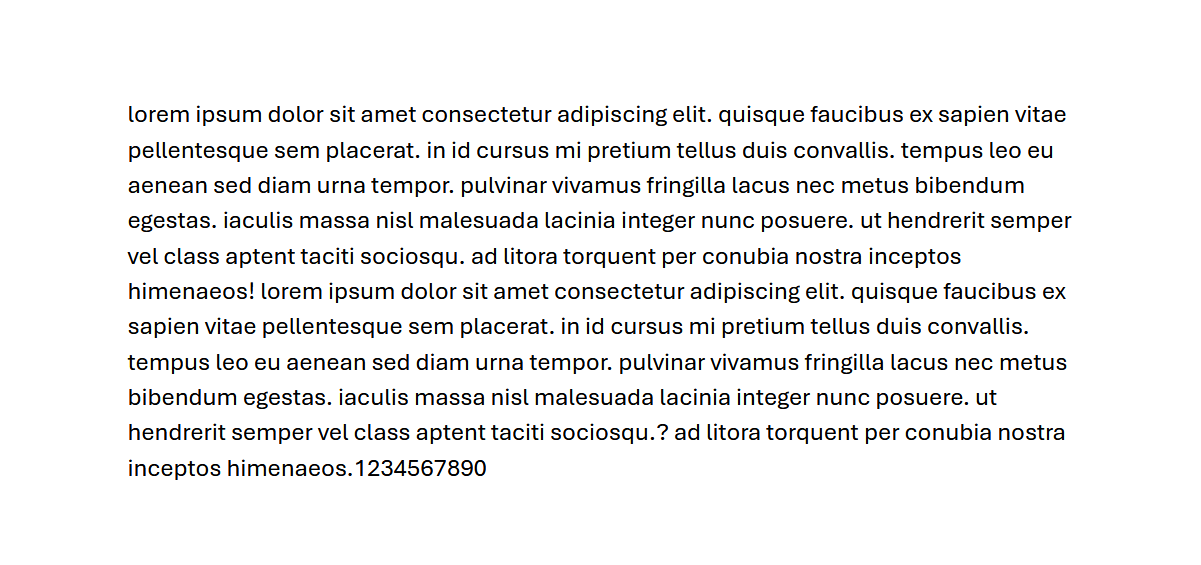
#> input picture lab10/images/lorem_ipsum.png, 1201 x 565 px
$ jupyter execute playground.ipynb
#> lines starting #> are read from the running program, lines starting #| are printed output that depends on the picture; after the words box and inside, x2 and y2 are one past the last pixel; in counts of white or black regions, pixels touching at a corner belong together
### lab10/image_processing.py
import imageio.v3 as iio
import numpy as np
import matplotlib.pyplot as plt
from skimage import feature
import skimage.transform as transform
import skimage.filters as filters

def gray(image: np.ndarray):
    shape = image.shape
    grey = np.zeros((shape[0], shape[1]))
    for i in range(shape[0]):
        for j in range(shape[1]):
            grey[i, j] = (0.3*image[i, j, 0] + 0.59*image[i, j, 1] + 0.11*image[i, j, 2])
    return grey

def flip(image: np.ndarray):
    return 255 - image

def polar2cartesian(radius, angle):
    return radius * np.array([np.cos(angle), np.sin(angle)])

# [20 lines left out: functions hough_transform, show_lines, not called in this run]

def show_image(image):
    plt.imshow(image, cmap="gist_gray")
    plt.show()

# [39 lines left out: functions reject_outliers, ajust_rotatation, crop_in, prepare_image, not called in this run]

### lab10/playground.ipynb
[cell 1]
import imageio.v3 as iio
import numpy as np
import matplotlib.pyplot as plt
from image_processing import *

[cell 2]
text = iio.imread("images/lorem_ipsum.png")
#> text is the input picture: shape (565, 1201, 4); mean R, G, B, A 239.2, 239.2, 239.2, 255

[cell 3]
text = gray(text)

[cell 4]
plt.matshow(text, 1, cmap="gist_gray")
plt.show()

[cell 5]
from skimage import feature
import skimage.transform as transform

[cell 6]
plt.imshow(feature.canny(text, sigma=2), cmap="gist_gray")
plt.show()

[cell 7]
# [37 lines left out: function hough_transform_2, not called in this run]

[cell 8]
def hough_transform_3(image):
    acc, angles, d = transform.hough_line(feature.canny(image, sigma=5))
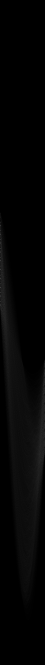
#> acc: shape (2657, 180) uint64 (shown at 1/4 size); min 0, max 455, mean 8; drawn with min black and max white
#> angles = 180 values from -1.57 to 1.55; d = 2657 values from -1328 to 1328

    plt.matshow(acc, aspect=0.1)
    plt.show()

    acc, angles, d = transform.hough_line_peaks(acc, angles, d, threshold=0.6*np.max(acc))
#> acc = 20 values, max 455 at index 0, min 329 at index 19, mean 401; angles = 20 values from -1.57 to -1.57; d = 20 values, max -108 at index 13, min -440 at index 0, mean -274.4

    return np.vstack([d, angles]).T

[cell 9]
lines = hough_transform_3(text)
#> lines = 20 rows, first 8: [-440, -1.57], [-158, -1.57], [-299, -1.57], [-334, -1.57], [-228, -1.57], [-370, -1.57], [-122, -1.57], [-193, -1.57]

[cell 10]
def polar2cartesian(radius, angle):
    return radius * np.array([np.cos(angle), np.sin(angle)])

for rho, theta in lines:
        x0 = polar2cartesian(rho, theta)
        direction = np.array([x0[1], -x0[0]])
        pt1 = np.round(x0 + 1000*direction).astype(int)
        pt2 = np.round(x0 - 1000*direction).astype(int)
        plt.axline(pt1, pt2)
#> this loop made 20 passes
#> (rho, x0, direction, pt1, pt2) on passes 1 to 6: (-440, [-2.69e-14, 440], [440, 2.69e-14], [440000, 440], [-440000, 440]), (-158, [-9.67e-15, 158], [158, 9.67e-15], [158000, 158], [-158000, 158]), (-299, [-1.83e-14, 299], [299, 1.83e-14], [299000, 299], [-299000, 299]), (-334, [-2.05e-14, 334], [334, 2.05e-14], [334000, 334], [-334000, 334]), (-228, [-1.4e-14, 228], [228, 1.4e-14], [228000, 228], [-228000, 228]), (-370, [-2.27e-14, 370], [370, 2.27e-14], [370000, 370], [-370000, 370])
plt.imshow(text, cmap="gist_gray")
plt.show()

[cell 11]
new_img = transform.rotate(text, 90, resize = True, mode = "edge")
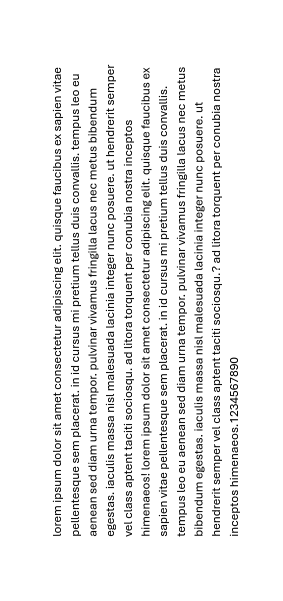
#> new_img: shape (1201, 565) float64 (shown at 1/2 size); min 0, max 255, mean 239.2
plt.imshow(new_img, cmap="gist_gray")
plt.show()

[cell 12]
lines2 = hough_transform_3(new_img)
#> in hough_transform_3 (call 2), `acc, angles, d = transform.hough_line(feature.canny(image, sigma=5))`:
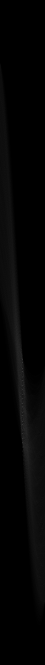
#> acc: shape (2657, 180) uint64 (shown at 1/4 size); min 0, max 455, mean 8; drawn with min black and max white
#> in hough_transform_3 (call 2), `acc, angles, d = transform.hough_line(feature.canny(image, sigma=5))`: angles = 180 values from -1.57 to 1.55; d = 2657 values from -1328 to 1328
#> in hough_transform_3 (call 2), `acc, angles, d = transform.hough_line_peaks(acc, angles, d, threshold=..`: angles = 20 values from 0 to 0; d = 20 values, max 440 at index 0, min 108 at index 13, mean 274.4
#> lines2 = 20 rows, first 8: [440, 0], [158, 0], [299, 0], [334, 0], [370, 0], [228, 0], [122, 0], [193, 0]

def polar2cartesian(radius, angle):
    return radius * np.array([np.cos(angle), np.sin(angle)])

for rho, theta in lines2:
        x0 = polar2cartesian(rho, theta)
        direction = np.array([x0[1], -x0[0]])
        pt1 = np.round(x0 + 1000*direction).astype(int)
        pt2 = np.round(x0 - 1000*direction).astype(int)
        plt.axline(pt1, pt2)
#> this loop made 20 passes
#> (rho, direction, pt1, pt2) on passes 1 to 8: (440, [0, -440], [440, -440000], [440, 440000]), (158, [0, -158], [158, -158000], [158, 158000]), (299, [0, -299], [299, -299000], [299, 299000]), (334, [0, -334], [334, -334000], [334, 334000]), (370, [0, -370], [370, -370000], [370, 370000]), (228, [0, -228], [228, -228000], [228, 228000]), (122, [0, -122], [122, -122000], [122, 122000]), (193, [0, -193], [193, -193000], [193, 193000])
plt.imshow(new_img, cmap="gist_gray")
plt.show()
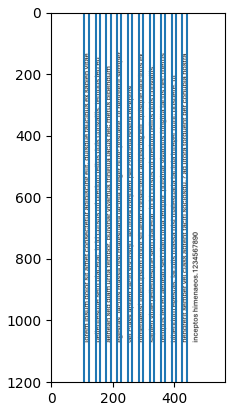
#> figure drawn by matplotlib, 1 panel

[cell 13]
un_rotated = transform.rotate(new_img, 270 + np.rad2deg(lines2[0, 1]), resize = True, mode = "edge")

[cell 14]
plt.imshow(un_rotated, cmap="gist_gray")
plt.show()

[cell 15]
first = np.argmax(feature.canny(un_rotated, sigma=5), axis = 1)
#> first = 565 values, max 883 at index 212, min 0 at index 0, mean 73.51
first = first[first > 0]
#> first = 229 values, max 883 at index 61, min 126 at index 7, mean 181.4
last = np.argmax(np.rot90(np.rot90(feature.canny(un_rotated, sigma=5))), axis = 1)
#> last = 565 values, max 1049 at index 175, min 0 at index 0, mean 106.2
last = last[last > 0]
#> last = 229 values, max 1049 at index 65, min 130 at index 156, mean 262

[cell 16]
def reject_outliers(data, m = 2.):
#> called with data = array of shape (229,), m = 2
    d = np.abs(data - np.median(data))
#> d = 229 values, max 754 at index 61, min 0 at index 14, mean 53.86
    mdev = np.median(d)
#> mdev = 2
    s = d/mdev if mdev else np.zeros(len(d))
#> s = 229 values, max 377 at index 61, min 0 at index 14, mean 26.93
    return data[s<m]

[cell 17]
out_f = reject_outliers(first)
#> out_f = 158 values, max 132 at index 14, min 126 at index 5, mean 128.2
out_l = reject_outliers(last)
#> out_l = 177 values, max 262 at index 140, min 130 at index 111, mean 167.8

[cell 18]
if abs(max(out_f) - min(out_f)) > abs(max(out_l) - min(out_l)):
    un_rotated = transform.rotate(un_rotated, 180, resize = True, mode = "edge")

[cell 19]
plt.imshow(un_rotated, cmap="gist_gray")
plt.show()

[cell 20]
import skimage as skimage
import scipy.ndimage as ndimage

[cell 21]
plt.imshow(flip(un_rotated), cmap="gist_gray", interpolation="nearest")
plt.show()

[cell 22]
plt.imshow(ndimage.binary_fill_holes(flip(un_rotated)), cmap="gist_gray", interpolation="nearest")
plt.show()
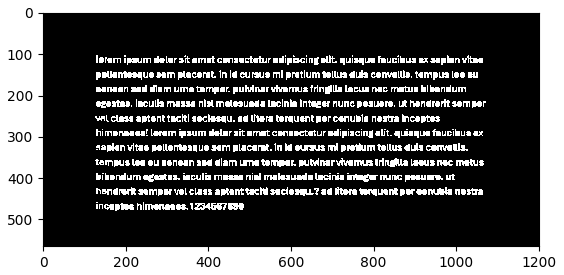
#> figure drawn by matplotlib, 1 panel

[cell 23]
holeless = ndimage.binary_fill_holes(flip(un_rotated))
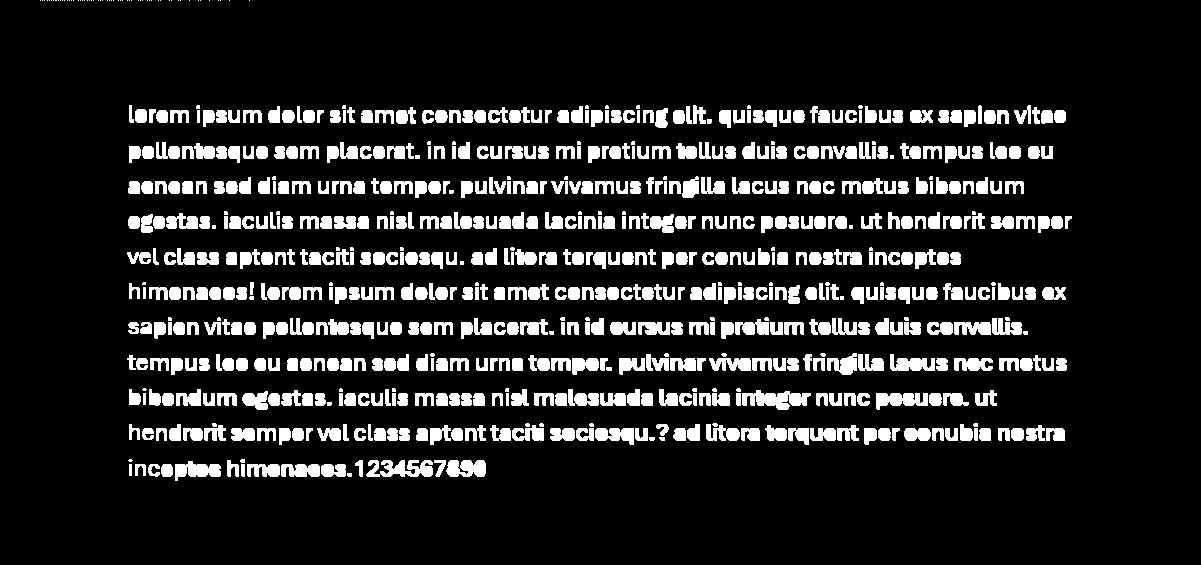
#> holeless: shape (565, 1201) bool; 13.1% white; 740 white regions (135 under 20 px)

[cell 24]
contours = skimage.measure.find_contours(flip(un_rotated))
#> contours = 1118 point arrays, longest 107 points

[cell 25]
plt.figure(figsize=(20, 20))
for countour in contours:
    plt.plot(countour[:, 1], countour[:, 0])
plt.show()
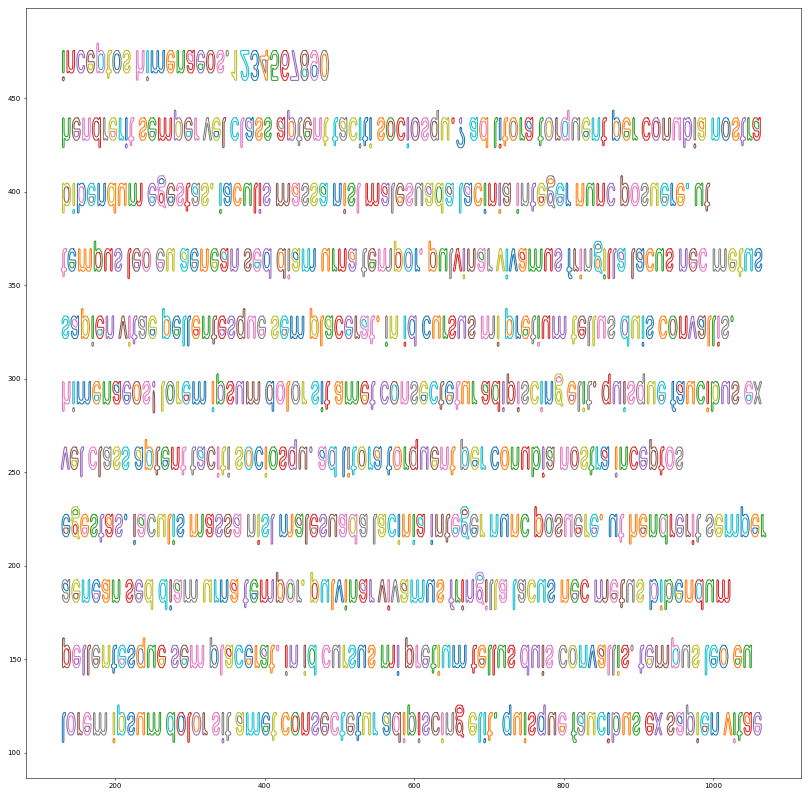
#> figure drawn by matplotlib, 1 panel

[cell 26]
import cv2 as cv

[cell 27]
contours2, _ = cv.findContours(cv.Canny(flip(un_rotated).astype(np.uint8),190,240),cv.RETR_EXTERNAL, cv.CHAIN_APPROX_SIMPLE)
#> contours2 = 904 contours, 315 with area under 20; largest, box (x1, y1, x2, y2) and area: (474, 459, 486, 477) 149, (256, 391, 268, 410) 146, (788, 285, 800, 304) 146, (662, 214, 674, 233) 146, (141, 214, 153, 233) 145

[cell 28]
boxes = []
for cnt in contours2:
    if cv.contourArea(cnt)>1:
        boxes.append(cv.boundingRect(cnt))
#> this loop made 904 passes
#> cnt on passes 1, 4, 5: [[348, 473], [348, 475], [351, 475], [351, 473]], [[242, 464], [242, 475], [244, 475], [244, 464]], [[129, 464], [129, 475], [131, 475], [131, 464]]
#> after the loop, boxes = 812 items, first 6: (348, 473, 4, 3), (254, 466, 7, 10), (282, 464, 11, 12), (242, 464, 3, 12), (129, 464, 3, 12), (336, 463, 10, 14)

[cell 29]
from matplotlib.patches import Rectangle

[cell 30]
fig, ax = plt.subplots(figsize = (20, 10))
ax.imshow(un_rotated, cmap="gist_gray")
for x, y, w, h in boxes:
    ax.add_patch(Rectangle((x, y), w, h, lw = 1, fill = False, edgecolor = "blue"))
#> this loop made 812 passes
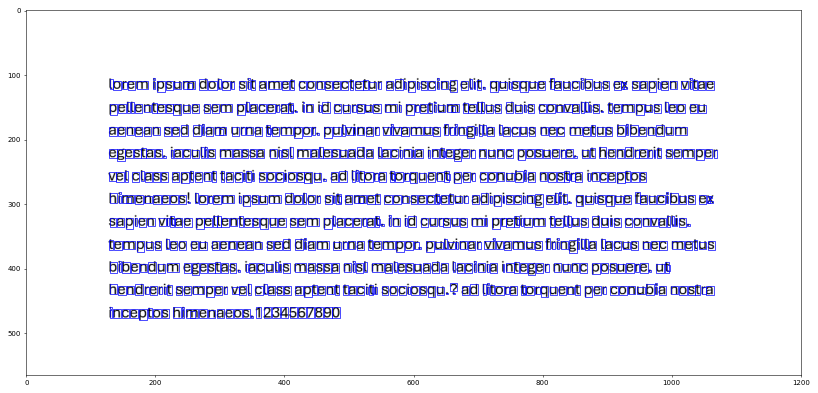
#> figure drawn by matplotlib, 1 panel

[cell 31]
def find_blank_lines(projection):
    lines = []
    top = 0
    for i in range(1, len(projection)):
        if projection[i-1] == 0 and projection[i]>0:
            top = i-1
        elif projection[i-1] > 0 and projection[i] == 0:
            lines.append((top, i))
    return lines

[cell 32]
def bouding_boxes(image, show = False):
    vertical = np.sum(image, axis = 1)
    boxes = []
    for top, bottom in find_blank_lines(vertical):
        line_img = image[top:bottom, :]
        horizontal = np.sum(line_img, axis = 0)
        for left, right in find_blank_lines(horizontal):
            x, y = left, bottom
            w = right - left
            h = top - bottom
            boxes.append((x, y, w, h))
    return boxes

[cell 33]
gray_img = flip(un_rotated)
gray_img[gray_img < 150] = 0
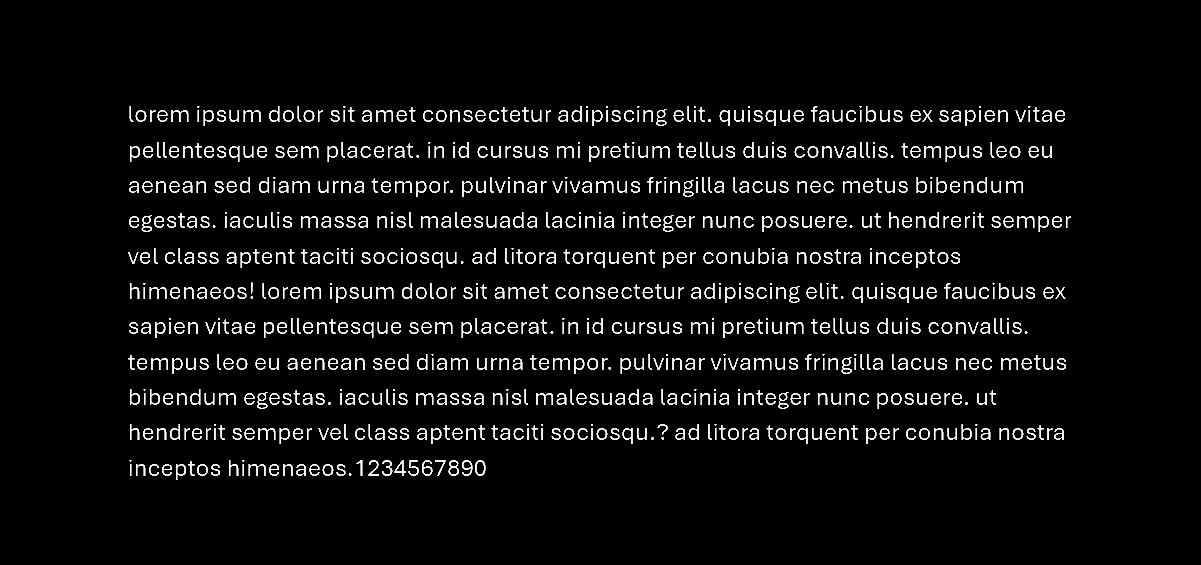
#> gray_img: shape (565, 1201) float64; min 0, max 255, mean 13.8

[cell 34]
fig, ax = plt.subplots(figsize = (20, 10))
ax.imshow(un_rotated, cmap="gist_gray", interpolation="nearest")
for x, y, w, h in bouding_boxes(gray_img):
#> in find_blank_lines, `top = 0`: top = 0
    ax.add_patch(Rectangle((x, y), w, h, lw = 1, fill = False, edgecolor = "blue"))
#> this loop made 758 passes
ax.scatter([100], [200])
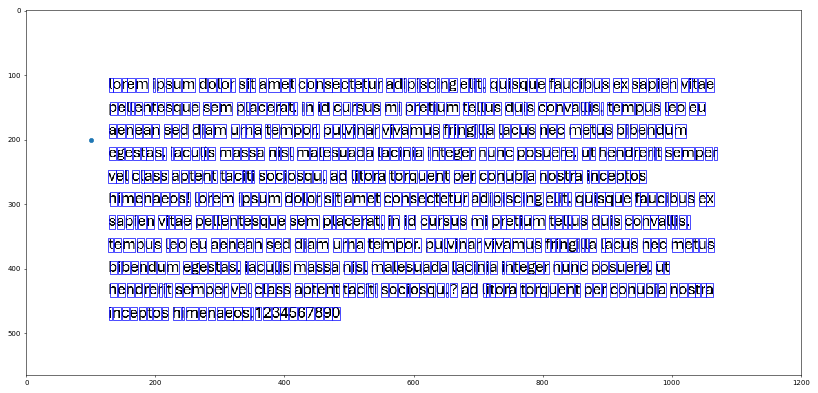
#> figure drawn by matplotlib, 1 panel

$ run again, with lab10/images/galia.png copied over lab10/images/lorem_ipsum.png
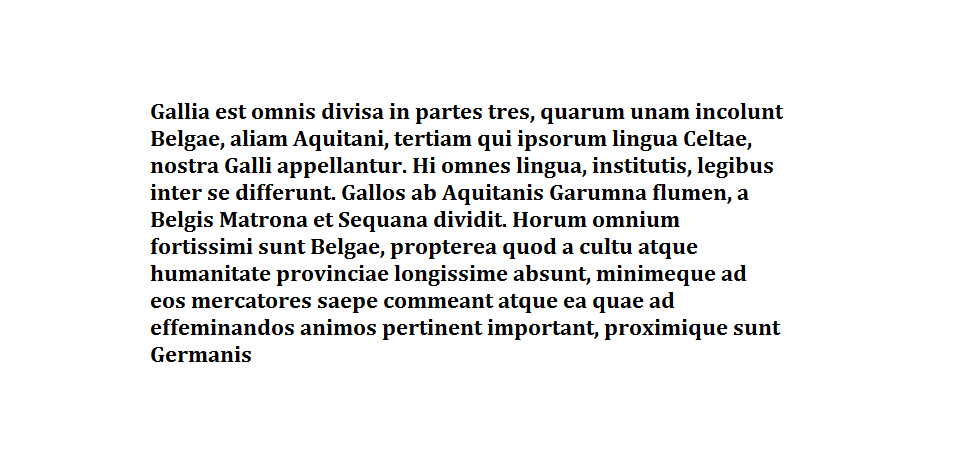
#> input picture lab10/images/galia.png, 953 x 463 px
#> text is the input picture: shape (463, 953, 3); mean R, G, B 237.9, 237.8, 237.9
#> in hough_transform_3, `acc, angles, d = transform.hough_line(feature.canny(image, sigma=5))`: angles = 180 values from -1.57 to 1.55; d = 2121 values from -1060 to 1060
#> in hough_transform_3, `acc, angles, d = transform.hough_line_peaks(acc, angles, d, threshold=..`: acc = [379, 376, 365, 361, 357, 355, 336, 331, 328, 314, 301, 289, 276, 269, 253, 237]; angles = [-1.57, -1.57, -1.57, -1.57, -1.57, -1.57, -1.57, -1.57, -1.57, -1.57, -1.57, -1.57, -1.57, -1.57, -1.57, -1.57]; d = [-119, -173, -335, -281, -200, -296, -254, -227, -308, -146, -161, -134, -269, -323, -188, -107]
#> lines = 16 rows, first 8: [-119, -1.57], [-173, -1.57], [-335, -1.57], [-281, -1.57], [-200, -1.57], [-296, -1.57], [-254, -1.57], [-227, -1.57]
#> the loop `for rho, theta in lines:` made 16 passes
#> (rho, x0, direction, pt1, pt2) on passes 1 to 6: (-119, [-7.29e-15, 119], [119, 7.29e-15], [119000, 119], [-119000, 119]), (-173, [-1.06e-14, 173], [173, 1.06e-14], [173000, 173], [-173000, 173]), (-335, [-2.05e-14, 335], [335, 2.05e-14], [335000, 335], [-335000, 335]), (-281, [-1.72e-14, 281], [281, 1.72e-14], [281000, 281], [-281000, 281]), (-200, [-1.22e-14, 200], [200, 1.22e-14], [200000, 200], [-200000, 200]), (-296, [-1.81e-14, 296], [296, 1.81e-14], [296000, 296], [-296000, 296])
#> lines2 = 16 rows, first 8: [119, 0], [173, 0], [335, 0], [281, 0], [200, 0], [296, 0], [254, 0], [227, 0]
#> the loop `for rho, theta in lines2:` made 16 passes
#> (rho, direction, pt1, pt2) on passes 1 to 8: (119, [0, -119], [119, -119000], [119, 119000]), (173, [0, -173], [173, -173000], [173, 173000]), (335, [0, -335], [335, -335000], [335, 335000]), (281, [0, -281], [281, -281000], [281, 281000]), (200, [0, -200], [200, -200000], [200, 200000]), (296, [0, -296], [296, -296000], [296, 296000]), (254, [0, -254], [254, -254000], [254, 254000]), (227, [0, -227], [227, -227000], [227, 227000])
#> `first = np.argmax(feature.canny(un_rotated, sigma=5), axis = 1)`: first = 463 values, max 731 at index 203, min 0 at index 0, mean 87.78
#> `first = first[first > 0]`: first = 209 values, max 731 at index 85, min 149 at index 6, mean 194.5
#> `last = np.argmax(np.rot90(np.rot90(feature.canny(un_rotated, sigma=5))..`: last = 463 values, max 803 at index 203, min 0 at index 0, mean 140.8
#> `last = last[last > 0]`: last = 209 values, max 803 at index 81, min 170 at index 195, mean 312
#> in reject_outliers, `d = np.abs(data - np.median(data))`: d = 209 values, max 580 at index 85, min 0 at index 3, mean 44.65
#> mdev = 2
#> s = 209 values, max 290 at index 85, min 0 at index 3, mean 22.33
#> out_f = 146 values, max 154 at index 31, min 149 at index 4, mean 150.5
#> out_l = 167 values, max 349 at index 19, min 170 at index 155, mean 227.4
#> `holeless = ndimage.binary_fill_holes(flip(un_rotated))`:
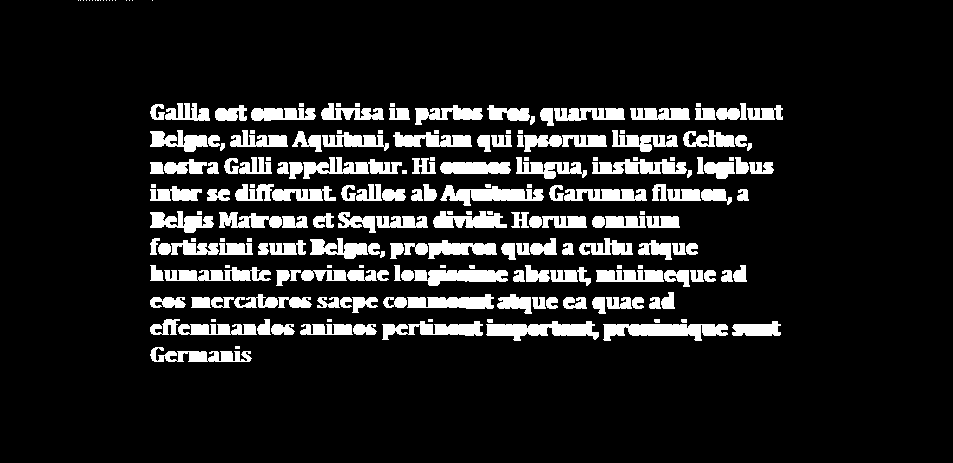
#> holeless: shape (463, 953) bool; 12.2% white; 211 white regions (26 under 20 px)
#> contours = 736 point arrays, longest 131 points
#> contours2 = 458 contours, 149 with area under 20; largest, box (x1, y1, x2, y2) and area: (614, 159, 660, 174) 294, (544, 161, 569, 179) 226, (640, 134, 665, 152) 226, (542, 321, 585, 336) 202, (605, 237, 632, 254) 198
#> the loop `for cnt in contours2:` made 458 passes
#> cnt on passes 1, 2, 8: [[234, 362]], [[220, 362]], [[236, 346], [236, 348], [239, 348], [239, 346]]
#> after the loop `for cnt in contours2:`: boxes = 390 items, first 6: (242, 350, 9, 13), (208, 350, 25, 13), (178, 350, 29, 13), (166, 350, 11, 12), (236, 346, 4, 3), (151, 346, 13, 17)
#> the loop `for x, y, w, h in boxes:` made 390 passes
#> gray_img: shape (463, 953) float64; min 0, max 255, mean 15.3
#> top = 0
#> the loop `for x, y, w, h in bouding_boxes(gray_img):` made 427 passes
#> (x, y, w) on passes 1 to 3: (150, 124, 14), (165, 124, 11), (177, 124, 6)
#> `[cell 34] fig, ax = plt.subplots(figsize = (20, 10)) ax.imshow(un_rota..`:
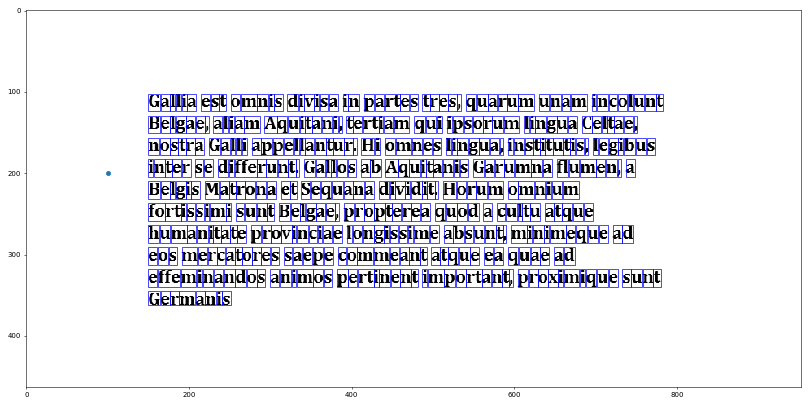
#> figure drawn by matplotlib, 1 panel
